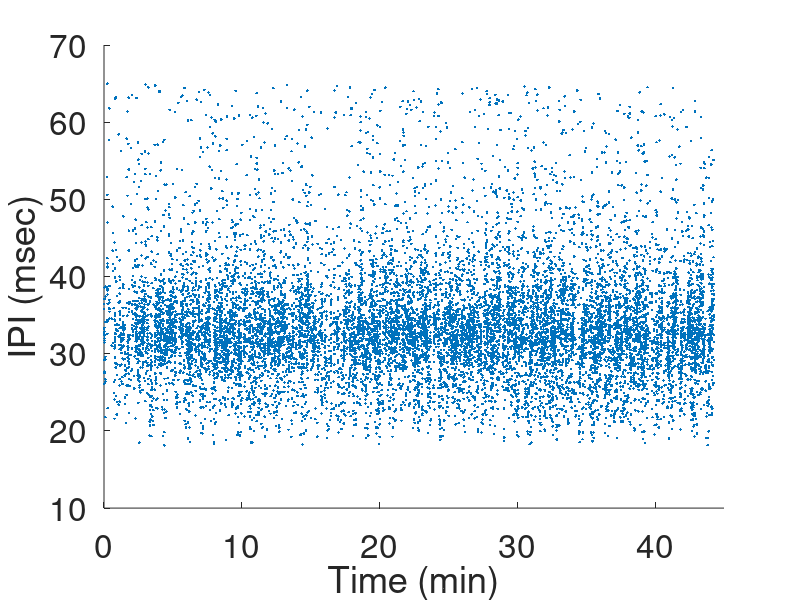

Here is the MATLAB script that generated this plot: (Note: this script raises an error after producing the figure.)
%%
% Results used in this plotting come from the power analysis shown in Fig
% 3g. See code for Fig 3g to see how thresholding was performed and power
% calculated.
%
% Data in these panels are from sample 14, which had > 1000 IPIs after
% thresholding at 25 msec
%
%%

%%
% Fig3c
%
%%

clear all
load('thresholded_data.mat')
%sample 14 produced song with > 1000 IPIs after 25 ms threshold.
%plot original data
t = original_data(:,1);
d = original_data(:,2);
scatter(t./1e4/60,d./10,'.k')
xlim([0 45])
xlabel('Time (min)','FontSize',26)
ylabel('IPI (msec)','FontSize',26)
set(gca,'FontSize',24)
set(gca,'box','off')
yy = smooth(t/60/1e4,d,51,'rloess');
hold on
plot(t/60/1e4,yy/10,'Color', [0.617 0.14 0.56],'LineWidth',3);
hold off

% Fig3d
% plot LS results
P = original_LS(:,1);
f = original_LS(:,2);
[a,z] = significance(d,t);
figure(3)
plot(1./f,P,'k')
xlim([20 150])
ylim([0 220])
styles = {':','-.','--'};
%a = [0.001 0.01 0.05];
for i = 1:numel(styles)
    line([20,130],[z(i),z(i)],'Color','k','LineStyle',styles{i});
    text(131,z(i),strcat('\alpha = ',num2str(a(i))),'fontsize',16); 
end
xlabel('Period (sec)','FontSize',26)
ylabel('Power','FontSize',26)
set(gca,'FontSize',24)
set(gca,'box','off')

% Fig3e
% plot data thresholded at 25 msec
clf
t = threshold_data(:,1);
d = threshold_data(:,2);
scatter(t./1e4/60,d./10,'.k')
xlim([0 45])
ylim([10 70])
xlabel('Time (min)','FontSize',26)
ylabel('IPI (msec)','FontSize',26)
set(gca,'FontSize',24)
set(gca,'box','off')
yy = smooth(t/60/1e4,d,51,'rloess');
hold on
plot(t/60/1e4,yy/10,'Color', [0.617 0.14 0.56],'LineWidth',3);
hold off

% Fig3f
% plot LS results for thresholded data
P = threshold_LS(:,1);
f = threshold_LS(:,2);
[a,z] = significance(d,t);
figure(3)
plot(1./f,P,'k')
xlim([20 150])
styles = {':','-.','--'};
%a = [0.001 0.01 0.05];
for i = 1:numel(styles)
    line([20,130],[z(i),z(i)],'Color','k','LineStyle',styles{i});
    text(131,z(i),strcat('\alpha = ',num2str(a(i))),'fontsize',16); 
end
xlabel('Period (sec)','FontSize',26)
ylabel('Power','FontSize',26)
set(gca,'FontSize',24)
set(gca,'box','off')